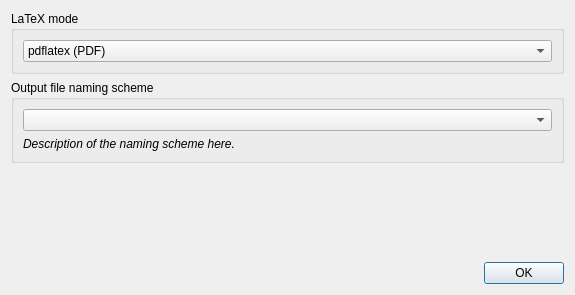
<?xml version="1.0" encoding="UTF-8"?>
<ui version="4.0">
 <class>SettingsDialog</class>
 <widget class="QDialog" name="SettingsDialog">
  <property name="geometry">
   <rect>
    <x>0</x>
    <y>0</y>
    <width>575</width>
    <height>295</height>
   </rect>
  </property>
  <property name="windowTitle">
   <string>Settings</string>
  </property>
  <layout class="QVBoxLayout" name="verticalLayout">
   <item>
    <widget class="QGroupBox" name="gbxLatexMode">
     <property name="title">
      <string>LaTeX mode</string>
     </property>
     <layout class="QVBoxLayout" name="verticalLayout_3">
      <item>
       <widget class="QComboBox" name="cbxLatexMode">
        <item>
         <property name="text">
          <string>pdflatex (PDF)</string>
         </property>
        </item>
        <item>
         <property name="text">
          <string>latex (DVI)</string>
         </property>
        </item>
       </widget>
      </item>
     </layout>
    </widget>
   </item>
   <item>
    <widget class="QGroupBox" name="groupBox">
     <property name="title">
      <string>Output file naming scheme</string>
     </property>
     <layout class="QVBoxLayout" name="verticalLayout_2">
      <item>
       <widget class="QComboBox" name="cbxFileNaming"/>
      </item>
      <item>
       <widget class="QLabel" name="lblFileNamingDesc">
        <property name="font">
         <font>
          <italic>true</italic>
         </font>
        </property>
        <property name="text">
         <string>Description of the naming scheme here.</string>
        </property>
        <property name="wordWrap">
         <bool>true</bool>
        </property>
       </widget>
      </item>
     </layout>
    </widget>
   </item>
   <item>
    <spacer name="verticalSpacer">
     <property name="orientation">
      <enum>Qt::Vertical</enum>
     </property>
     <property name="sizeHint" stdset="0">
      <size>
       <width>20</width>
       <height>61</height>
      </size>
     </property>
    </spacer>
   </item>
   <item>
    <widget class="QDialogButtonBox" name="btns">
     <property name="orientation">
      <enum>Qt::Horizontal</enum>
     </property>
     <property name="standardButtons">
      <set>QDialogButtonBox::Ok</set>
     </property>
    </widget>
   </item>
  </layout>
 </widget>
 <resources/>
 <connections>
  <connection>
   <sender>btns</sender>
   <signal>accepted()</signal>
   <receiver>SettingsDialog</receiver>
   <slot>accept()</slot>
   <hints>
    <hint type="sourcelabel">
     <x>248</x>
     <y>254</y>
    </hint>
    <hint type="destinationlabel">
     <x>157</x>
     <y>274</y>
    </hint>
   </hints>
  </connection>
  <connection>
   <sender>btns</sender>
   <signal>rejected()</signal>
   <receiver>SettingsDialog</receiver>
   <slot>reject()</slot>
   <hints>
    <hint type="sourcelabel">
     <x>316</x>
     <y>260</y>
    </hint>
    <hint type="destinationlabel">
     <x>286</x>
     <y>274</y>
    </hint>
   </hints>
  </connection>
 </connections>
</ui>
